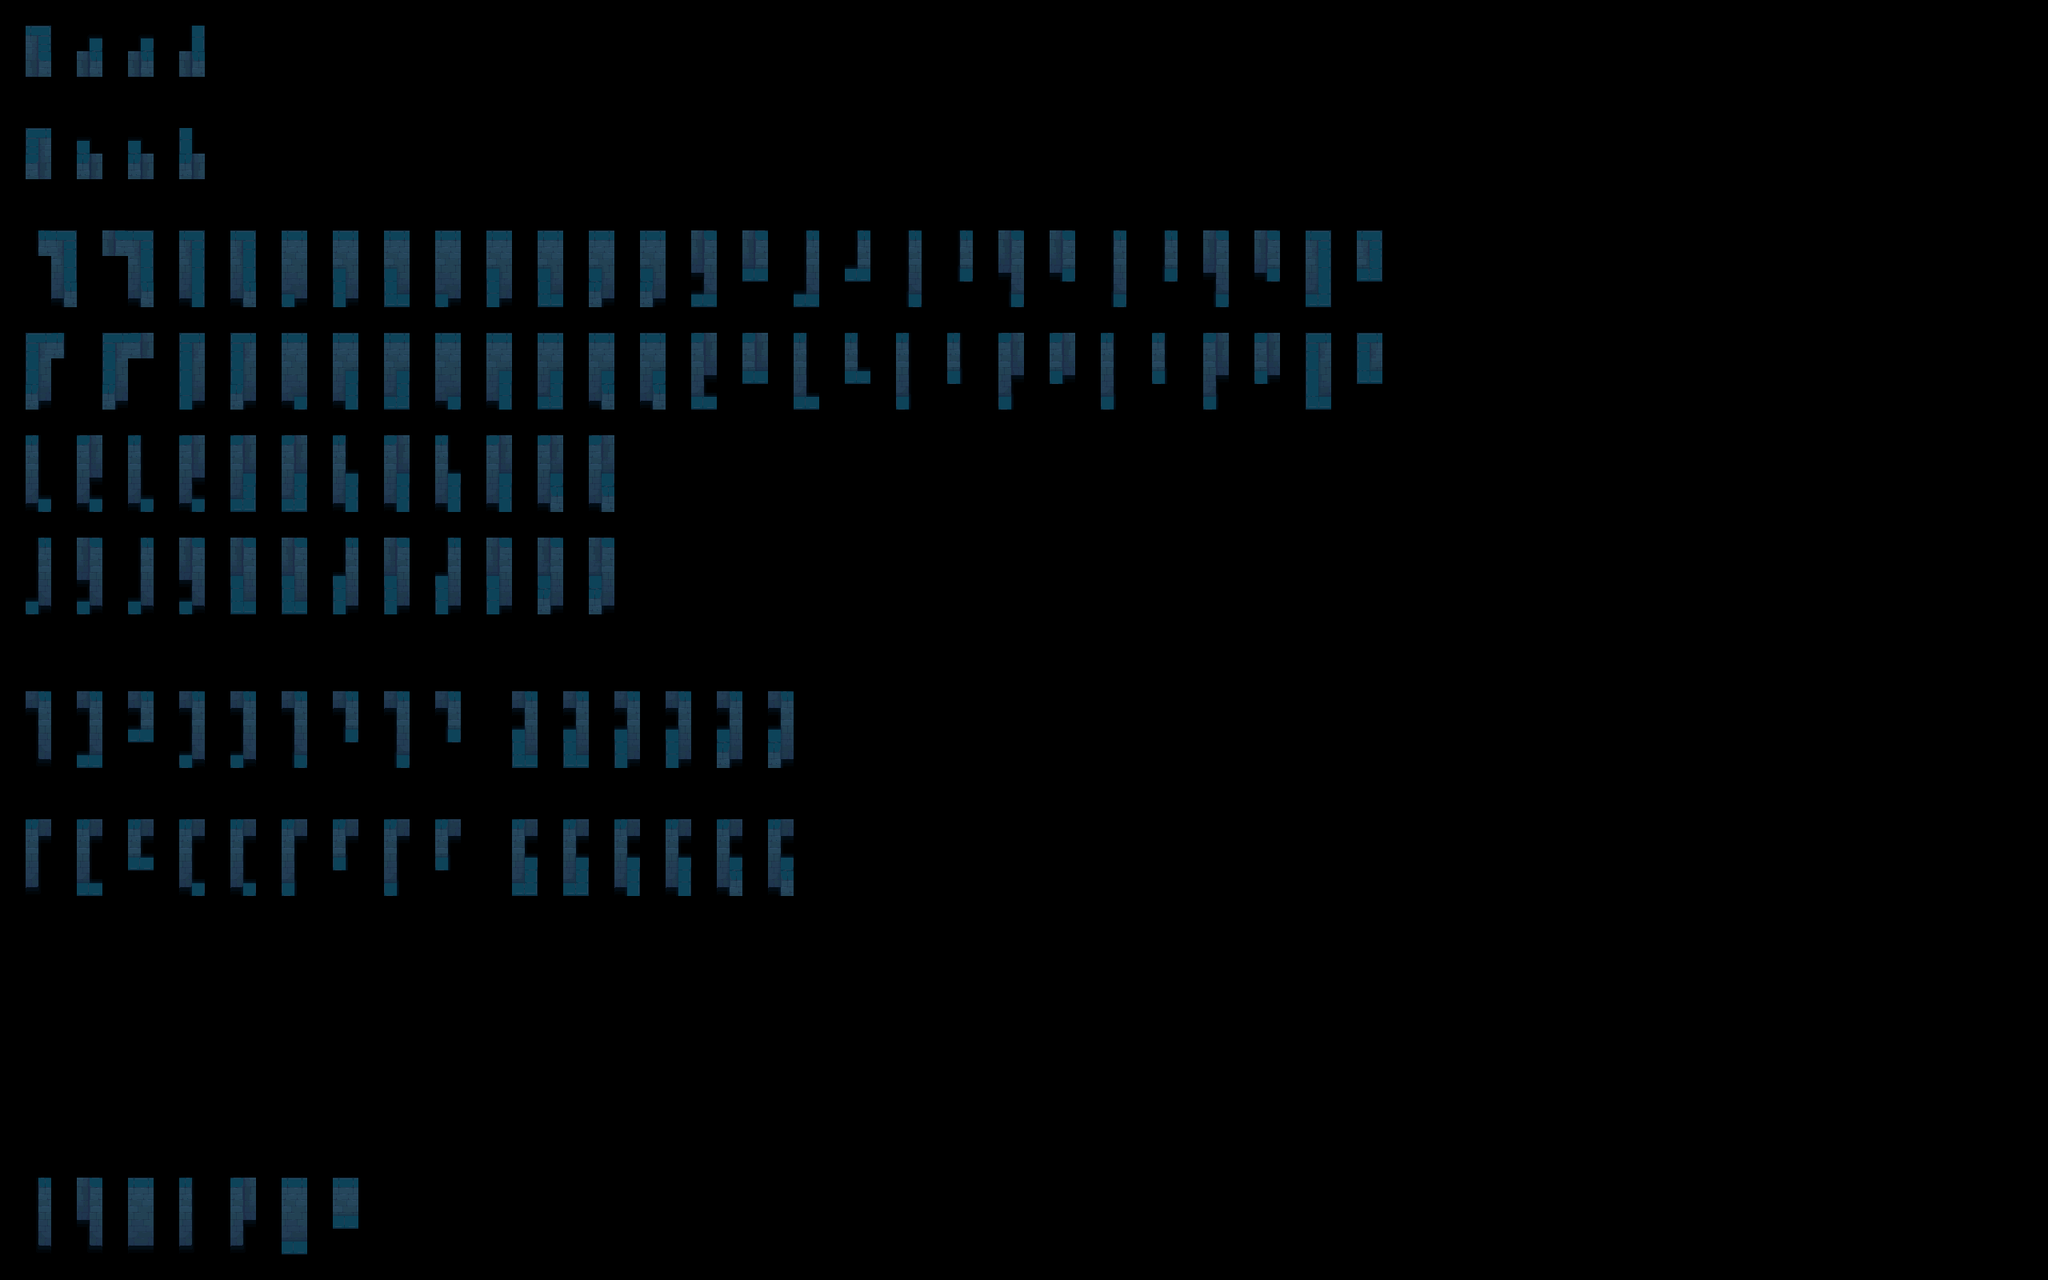

This is a level from a 2D game, rendered from its Tiled map with the project's own tilesets. A one-line summary and the map file follow, with tile-layer data summarised:
An orthogonal 80x50 tile map with 32x32 px tiles, 2 tile layers (input_wall-2, output_wall-2), 2 hidden layers not drawn, 2 tilesets.

<map version="1.5" tiledversion="1.7.2" orientation="orthogonal" renderorder="right-down" width="80" height="50" tilewidth="32" tileheight="32" infinite="0" nextlayerid="5" nextobjectid="1">
 <tileset firstgid="1" source="Tileset-Terrain.tsx" />
 <tileset firstgid="3151" source="Tileset-wall-2.tsx" />
 <layer id="1" name="regions_input" width="80" height="50" visible="0">
  <data>[4000 cells, 330 non-empty, 2 distinct tile ids]</data>
 </layer>
 <layer id="2" name="input_wall-2" width="80" height="50">
  <properties>
   <property name="StrictEmpty" type="bool" value="true" />
  </properties>
  <data>[4000 cells, 289 non-empty, 18 distinct tile ids]</data>
 </layer>
 <layer id="3" name="regions_output" width="80" height="50" visible="0">
  <data>[4000 cells, 213 non-empty, 2 distinct tile ids]</data>
 </layer>
 <layer id="4" name="output_wall-2" width="80" height="50">
  <data>[4000 cells, 213 non-empty, 74 distinct tile ids]</data>
 </layer>
</map>
